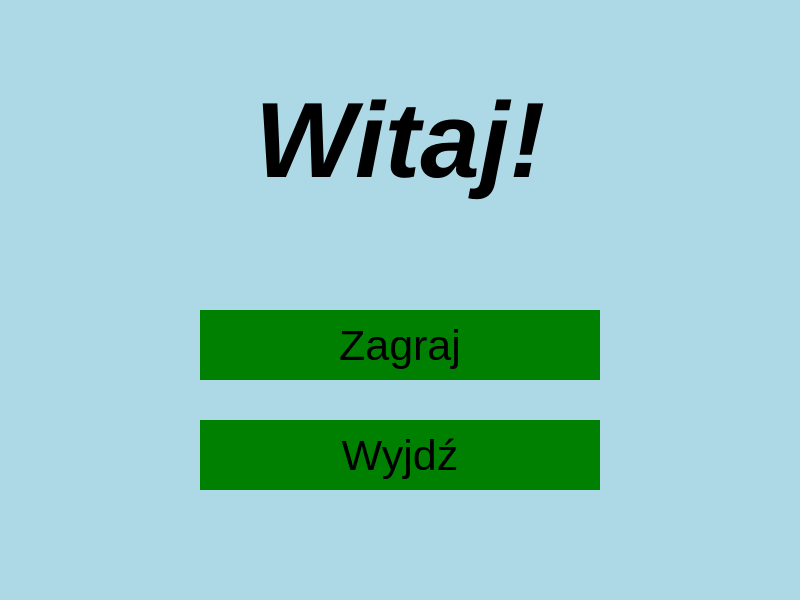
<?xml version="1.0" encoding="UTF-8"?>
<ui version="4.0">
 <class>MainWindow</class>
 <widget class="QMainWindow" name="MainWindow">
  <property name="geometry">
   <rect>
    <x>0</x>
    <y>0</y>
    <width>800</width>
    <height>600</height>
   </rect>
  </property>
  <property name="sizePolicy">
   <sizepolicy hsizetype="Preferred" vsizetype="Preferred">
    <horstretch>0</horstretch>
    <verstretch>0</verstretch>
   </sizepolicy>
  </property>
  <property name="minimumSize">
   <size>
    <width>800</width>
    <height>600</height>
   </size>
  </property>
  <property name="maximumSize">
   <size>
    <width>800</width>
    <height>600</height>
   </size>
  </property>
  <property name="windowTitle">
   <string>Kółko i Krzyżyk</string>
  </property>
  <property name="autoFillBackground">
   <bool>false</bool>
  </property>
  <property name="styleSheet">
   <string notr="true">background-color: lightblue;
</string>
  </property>
  <widget class="QWidget" name="centralwidget">
   <widget class="QPushButton" name="buttonExit">
    <property name="geometry">
     <rect>
      <x>200</x>
      <y>420</y>
      <width>400</width>
      <height>70</height>
     </rect>
    </property>
    <property name="palette">
     <palette>
      <active>
       <colorrole role="Button">
        <brush brushstyle="SolidPattern">
         <color alpha="255">
          <red>0</red>
          <green>128</green>
          <blue>0</blue>
         </color>
        </brush>
       </colorrole>
       <colorrole role="Base">
        <brush brushstyle="SolidPattern">
         <color alpha="255">
          <red>0</red>
          <green>128</green>
          <blue>0</blue>
         </color>
        </brush>
       </colorrole>
       <colorrole role="Window">
        <brush brushstyle="SolidPattern">
         <color alpha="255">
          <red>0</red>
          <green>128</green>
          <blue>0</blue>
         </color>
        </brush>
       </colorrole>
      </active>
      <inactive>
       <colorrole role="Button">
        <brush brushstyle="SolidPattern">
         <color alpha="255">
          <red>0</red>
          <green>128</green>
          <blue>0</blue>
         </color>
        </brush>
       </colorrole>
       <colorrole role="Base">
        <brush brushstyle="SolidPattern">
         <color alpha="255">
          <red>0</red>
          <green>128</green>
          <blue>0</blue>
         </color>
        </brush>
       </colorrole>
       <colorrole role="Window">
        <brush brushstyle="SolidPattern">
         <color alpha="255">
          <red>0</red>
          <green>128</green>
          <blue>0</blue>
         </color>
        </brush>
       </colorrole>
      </inactive>
      <disabled>
       <colorrole role="Button">
        <brush brushstyle="SolidPattern">
         <color alpha="255">
          <red>0</red>
          <green>128</green>
          <blue>0</blue>
         </color>
        </brush>
       </colorrole>
       <colorrole role="Base">
        <brush brushstyle="SolidPattern">
         <color alpha="255">
          <red>0</red>
          <green>128</green>
          <blue>0</blue>
         </color>
        </brush>
       </colorrole>
       <colorrole role="Window">
        <brush brushstyle="SolidPattern">
         <color alpha="255">
          <red>0</red>
          <green>128</green>
          <blue>0</blue>
         </color>
        </brush>
       </colorrole>
      </disabled>
     </palette>
    </property>
    <property name="font">
     <font>
      <family>Arial</family>
      <pointsize>32</pointsize>
     </font>
    </property>
    <property name="cursor">
     <cursorShape>PointingHandCursor</cursorShape>
    </property>
    <property name="styleSheet">
     <string notr="true">background-color: green;
border: none;</string>
    </property>
    <property name="text">
     <string>Wyjdź</string>
    </property>
    <property name="flat">
     <bool>false</bool>
    </property>
   </widget>
   <widget class="QLabel" name="labelWelcome">
    <property name="geometry">
     <rect>
      <x>200</x>
      <y>40</y>
      <width>400</width>
      <height>200</height>
     </rect>
    </property>
    <property name="font">
     <font>
      <family>Arial</family>
      <pointsize>80</pointsize>
      <weight>75</weight>
      <italic>true</italic>
      <bold>true</bold>
     </font>
    </property>
    <property name="lineWidth">
     <number>0</number>
    </property>
    <property name="text">
     <string>Witaj!</string>
    </property>
    <property name="alignment">
     <set>Qt::AlignCenter</set>
    </property>
   </widget>
   <widget class="QPushButton" name="buttonPlay">
    <property name="geometry">
     <rect>
      <x>200</x>
      <y>310</y>
      <width>400</width>
      <height>70</height>
     </rect>
    </property>
    <property name="palette">
     <palette>
      <active>
       <colorrole role="Button">
        <brush brushstyle="SolidPattern">
         <color alpha="255">
          <red>0</red>
          <green>128</green>
          <blue>0</blue>
         </color>
        </brush>
       </colorrole>
       <colorrole role="Base">
        <brush brushstyle="SolidPattern">
         <color alpha="255">
          <red>0</red>
          <green>128</green>
          <blue>0</blue>
         </color>
        </brush>
       </colorrole>
       <colorrole role="Window">
        <brush brushstyle="SolidPattern">
         <color alpha="255">
          <red>0</red>
          <green>128</green>
          <blue>0</blue>
         </color>
        </brush>
       </colorrole>
      </active>
      <inactive>
       <colorrole role="Button">
        <brush brushstyle="SolidPattern">
         <color alpha="255">
          <red>0</red>
          <green>128</green>
          <blue>0</blue>
         </color>
        </brush>
       </colorrole>
       <colorrole role="Base">
        <brush brushstyle="SolidPattern">
         <color alpha="255">
          <red>0</red>
          <green>128</green>
          <blue>0</blue>
         </color>
        </brush>
       </colorrole>
       <colorrole role="Window">
        <brush brushstyle="SolidPattern">
         <color alpha="255">
          <red>0</red>
          <green>128</green>
          <blue>0</blue>
         </color>
        </brush>
       </colorrole>
      </inactive>
      <disabled>
       <colorrole role="Button">
        <brush brushstyle="SolidPattern">
         <color alpha="255">
          <red>0</red>
          <green>128</green>
          <blue>0</blue>
         </color>
        </brush>
       </colorrole>
       <colorrole role="Base">
        <brush brushstyle="SolidPattern">
         <color alpha="255">
          <red>0</red>
          <green>128</green>
          <blue>0</blue>
         </color>
        </brush>
       </colorrole>
       <colorrole role="Window">
        <brush brushstyle="SolidPattern">
         <color alpha="255">
          <red>0</red>
          <green>128</green>
          <blue>0</blue>
         </color>
        </brush>
       </colorrole>
      </disabled>
     </palette>
    </property>
    <property name="font">
     <font>
      <family>Arial</family>
      <pointsize>32</pointsize>
     </font>
    </property>
    <property name="cursor">
     <cursorShape>PointingHandCursor</cursorShape>
    </property>
    <property name="styleSheet">
     <string notr="true">background-color: green;
border: none;</string>
    </property>
    <property name="text">
     <string>Zagraj</string>
    </property>
    <property name="flat">
     <bool>false</bool>
    </property>
   </widget>
  </widget>
  <widget class="QMenuBar" name="menubar">
   <property name="geometry">
    <rect>
     <x>0</x>
     <y>0</y>
     <width>800</width>
     <height>26</height>
    </rect>
   </property>
  </widget>
  <widget class="QStatusBar" name="statusbar"/>
 </widget>
 <resources/>
 <connections/>
</ui>
